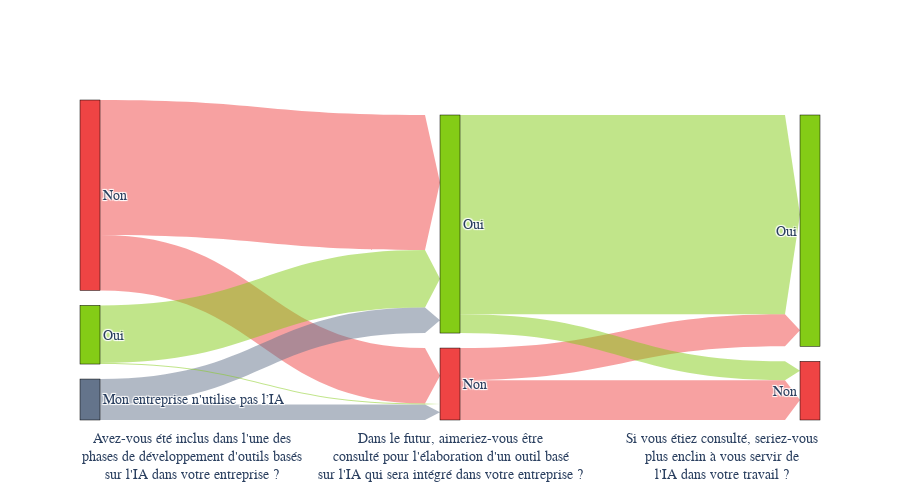

The notebook cell this image was saved under:
### Markdown cell above
### 🛣️ 2.5. Implication de la population dans le développement d'outils basés sur l'IA et conséquences sur l'adoption

### Code cell
TINT = 3

df_before_after = df_survey[['Involved', 'WantToBeInvolved', 'ImpactOfBeingInvolved']].copy()

sankey_dict_ids = {}
sankey_dict_count = {}

for index, row in df_before_after.iterrows():
    key1 = f"1{row['Involved']}"
    key2 = f"2{row['WantToBeInvolved']}"
    key3 = f"3{row['ImpactOfBeingInvolved']}"
    if key1 not in sankey_dict_ids:
        sankey_dict_ids[key1] = len(sankey_dict_ids)
    if key2 not in sankey_dict_ids:
        sankey_dict_ids[key2] = len(sankey_dict_ids)
    if key3 not in sankey_dict_ids:
        sankey_dict_ids[key3] = len(sankey_dict_ids)
    sankey_dict_count[key1+','+key2] = sankey_dict_count.get(key1+','+key2, 0) + 1
    sankey_dict_count[key2+','+key3] = sankey_dict_count.get(key2+','+key3, 0) + 1

# Construct DataFrame for Sankey diagram
data = [{'source': sankey_dict_ids[key.split(',')[0]],
         'target': sankey_dict_ids[key.split(',')[1]],
         'value': value}
        for key, value in sankey_dict_count.items()]

df_sankey = pd.DataFrame(data)

labels = [label[1:] for label in sankey_dict_ids.keys()]
# Define colors for each label based on specific criteria
colors = [
    C_LIME[TINT] if 'Oui' in label else
    C_RED[TINT] if 'Non' in label else
    C_SLATE[TINT] for label in labels
]

# Create a dictionary to map labels to colors with added transparency
label_to_color_rgba = {
    label: f"rgba({int(color[1:3], 16)}, {int(color[3:5], 16)}, {int(color[5:7], 16)}, 0.5)"
    for label, color in zip(labels, colors)
}
# Generate a color scale for the links based on the target node's color with transparency
link_colors_rgba = [label_to_color_rgba[labels[source]] for source in df_sankey['source']]

fig = go.Figure(data=[go.Sankey(
  node = dict(
    pad = 15,
    thickness = 20,
    line = dict(color = "black", width = 0.5),
    label = labels,
    color = colors  # Use the colors list here
  ),
  link = dict(
    source = df_sankey['source'],
    target = df_sankey['target'],
    value = df_sankey['value'],
    color = link_colors_rgba,
    arrowlen=15,
  )
)], layout=go.Layout(
    height=500,
    font=dict(size=F_H3)
))

# Add annotations for the question names
fig.update_layout(
    annotations=[
        dict(
            x=0,
            y=-0.2,
            xref='paper',
            yref='paper',
            text="Avez-vous été inclus dans l'une des<br>phases de développement d'outils basés<br>sur l'IA dans votre entreprise ?",
            showarrow=False,
            font=dict(size=F_H3)
        ),
        dict(
            x=0.5,
            y=-0.2,
            xref='paper',
            yref='paper',
            text="Dans le futur, aimeriez-vous être<br>consulté pour l'élaboration d'un outil basé<br>sur l'IA qui sera intégré dans votre entreprise ?",
            showarrow=False,
            font=dict(size=F_H3)
        ),
        dict(
            x=1,
            y=-0.2,
            xref='paper',
            yref='paper',
            text="Si vous étiez consulté, seriez-vous<br>plus enclin à vous servir de<br>l'IA dans votre travail ?",
            showarrow=False,
            font=dict(size=F_H3)
        )
    ]
)

fig.show()

### Figure 1 — Plotly figure (JSON) as saved in the notebook; plotly's stock layout.template omitted (floating-point values rounded to 4 significant figures)
{"data": [{"link": {"arrowlen": 15, "color": ["rgba(239, 68, 68, 0.5)", "rgba(239, 68, 68, 0.5)", "rgba(239, 68, 68, 0.5)", "rgba(132, 204, 22, 0.5)", "rgba(132, 204, 22, 0.5)", "rgba(239, 68, 68, 0.5)", "rgba(100, 116, 139, 0.5)", "rgba(100, 116, 139, 0.5)", "rgba(132, 204, 22, 0.5)", "rgba(132, 204, 22, 0.5)"], "source": [0, 1, 1, 4, 5, 0, 6, 6, 5, 4], "target": [1, 2, 3, 5, 3, 5, 5, 1, 2, 1], "value": [50, 36, 29, 52, 180, 122, 23, 14, 17, 1]}, "node": {"color": ["#ef4444", "#ef4444", "#ef4444", "#84cc16", "#84cc16", "#84cc16", "#64748b"], "label": ["Non", "Non", "Non", "Oui", "Oui", "Oui", "Mon entreprise n'utilise pas l’IA"], "line": {"color": "black", "width": 0.5}, "pad": 15, "thickness": 20}, "type": "sankey"}], "layout": {"annotations": [{"font": {"size": 14}, "showarrow": false, "text": "Avez-vous été inclus dans l'une des<br>phases de développement d'outils basés<br>sur l'IA dans votre entreprise ?", "x": 0, "xref": "paper", "y": -0.2, "yref": "paper"}, {"font": {"size": 14}, "showarrow": false, "text": "Dans le futur, aimeriez-vous être<br>consulté pour l'élaboration d'un outil basé<br>sur l'IA qui sera intégré dans votre entreprise ?", "x": 0.5, "xref": "paper", "y": -0.2, "yref": "paper"}, {"font": {"size": 14}, "showarrow": false, "text": "Si vous étiez consulté, seriez-vous<br>plus enclin à vous servir de<br>l'IA dans votre travail ?", "x": 1, "xref": "paper", "y": -0.2, "yref": "paper"}], "font": {"size": 14}, "height": 500}}
